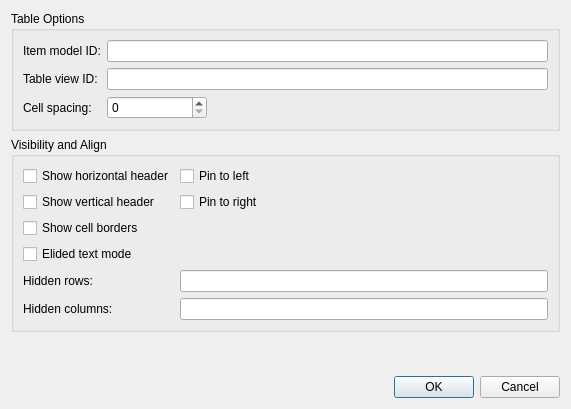
<?xml version="1.0" encoding="UTF-8"?>
<ui version="4.0">
 <class>NCRDTableItemDialog</class>
 <widget class="QDialog" name="NCRDTableItemDialog">
  <property name="geometry">
   <rect>
    <x>0</x>
    <y>0</y>
    <width>571</width>
    <height>409</height>
   </rect>
  </property>
  <property name="windowTitle">
   <string>Table settings</string>
  </property>
  <layout class="QVBoxLayout" name="verticalLayout">
   <item>
    <widget class="QGroupBox" name="groupBox">
     <property name="title">
      <string>Table Options</string>
     </property>
     <layout class="QFormLayout" name="formLayout">
      <property name="fieldGrowthPolicy">
       <enum>QFormLayout::AllNonFixedFieldsGrow</enum>
      </property>
      <item row="0" column="0">
       <widget class="QLabel" name="label">
        <property name="text">
         <string>Item model ID:</string>
        </property>
       </widget>
      </item>
      <item row="0" column="1">
       <widget class="QLineEdit" name="wModelID"/>
      </item>
      <item row="1" column="0">
       <widget class="QLabel" name="label_2">
        <property name="text">
         <string>Table view ID:</string>
        </property>
       </widget>
      </item>
      <item row="1" column="1">
       <widget class="QLineEdit" name="wTableViewID"/>
      </item>
      <item row="2" column="0">
       <widget class="QLabel" name="label_3">
        <property name="text">
         <string>Cell spacing:</string>
        </property>
       </widget>
      </item>
      <item row="2" column="1">
       <widget class="QSpinBox" name="wCellSpacing">
        <property name="maximumSize">
         <size>
          <width>100</width>
          <height>16777215</height>
         </size>
        </property>
       </widget>
      </item>
     </layout>
    </widget>
   </item>
   <item>
    <widget class="QGroupBox" name="groupBox_2">
     <property name="title">
      <string>Visibility and Align</string>
     </property>
     <layout class="QGridLayout" name="gridLayout">
      <item row="0" column="0">
       <widget class="QCheckBox" name="wShowHHeader">
        <property name="text">
         <string>Show horizontal header</string>
        </property>
       </widget>
      </item>
      <item row="2" column="0">
       <widget class="QCheckBox" name="wShowCellBorders">
        <property name="text">
         <string>Show cell borders</string>
        </property>
       </widget>
      </item>
      <item row="1" column="1">
       <widget class="QCheckBox" name="wPinRight">
        <property name="text">
         <string>Pin to right</string>
        </property>
       </widget>
      </item>
      <item row="4" column="0">
       <widget class="QLabel" name="label_4">
        <property name="text">
         <string>Hidden rows:</string>
        </property>
       </widget>
      </item>
      <item row="3" column="0">
       <widget class="QCheckBox" name="wElidedMode">
        <property name="text">
         <string>Elided text mode</string>
        </property>
       </widget>
      </item>
      <item row="1" column="0">
       <widget class="QCheckBox" name="wShowVHeader">
        <property name="text">
         <string>Show vertical header</string>
        </property>
       </widget>
      </item>
      <item row="0" column="1">
       <widget class="QCheckBox" name="wPinLeft">
        <property name="text">
         <string>Pin to left</string>
        </property>
       </widget>
      </item>
      <item row="5" column="0">
       <widget class="QLabel" name="label_5">
        <property name="text">
         <string>Hidden columns:</string>
        </property>
       </widget>
      </item>
      <item row="4" column="1">
       <widget class="QLineEdit" name="wHiddenRows"/>
      </item>
      <item row="5" column="1">
       <widget class="QLineEdit" name="wHiddenColumns"/>
      </item>
     </layout>
    </widget>
   </item>
   <item>
    <widget class="NCRDPrintWhenPanel" name="printWhenPanel" native="true"/>
   </item>
   <item>
    <widget class="QDialogButtonBox" name="buttonBox">
     <property name="orientation">
      <enum>Qt::Horizontal</enum>
     </property>
     <property name="standardButtons">
      <set>QDialogButtonBox::Cancel|QDialogButtonBox::Ok</set>
     </property>
    </widget>
   </item>
  </layout>
 </widget>
 <customwidgets>
  <customwidget>
   <class>NCRDPrintWhenPanel</class>
   <extends>QWidget</extends>
   <header>ncrdprintwhenpanel.h</header>
   <container>1</container>
  </customwidget>
 </customwidgets>
 <tabstops>
  <tabstop>wModelID</tabstop>
  <tabstop>wTableViewID</tabstop>
  <tabstop>wCellSpacing</tabstop>
  <tabstop>wShowHHeader</tabstop>
  <tabstop>wShowVHeader</tabstop>
  <tabstop>wShowCellBorders</tabstop>
  <tabstop>wElidedMode</tabstop>
  <tabstop>wPinLeft</tabstop>
  <tabstop>wPinRight</tabstop>
  <tabstop>buttonBox</tabstop>
 </tabstops>
 <resources/>
 <connections>
  <connection>
   <sender>buttonBox</sender>
   <signal>accepted()</signal>
   <receiver>NCRDTableItemDialog</receiver>
   <slot>accept()</slot>
   <hints>
    <hint type="sourcelabel">
     <x>257</x>
     <y>340</y>
    </hint>
    <hint type="destinationlabel">
     <x>157</x>
     <y>274</y>
    </hint>
   </hints>
  </connection>
  <connection>
   <sender>buttonBox</sender>
   <signal>rejected()</signal>
   <receiver>NCRDTableItemDialog</receiver>
   <slot>reject()</slot>
   <hints>
    <hint type="sourcelabel">
     <x>325</x>
     <y>340</y>
    </hint>
    <hint type="destinationlabel">
     <x>286</x>
     <y>274</y>
    </hint>
   </hints>
  </connection>
 </connections>
</ui>
